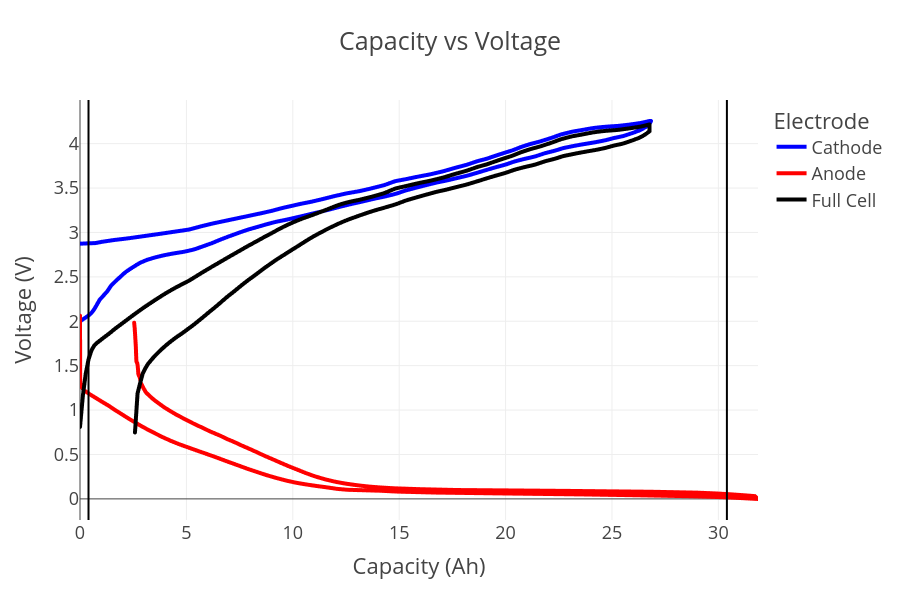

Notebook code cell kept with this figure:
### Code cell
figure = cell.get_capacity_voltage_plot(width=900, height=600)
figure.show()

### Figure 1 — Plotly figure (JSON) as saved in the notebook; plotly's stock layout.template omitted (floating-point values rounded to 4 significant figures; data arrays with more than 128 entries replaced by an {"elided": "..."} marker saying what was removed)
{"data": [{"hovertemplate": "Electrode=Cathode<br>Capacity (Ah)=%{x}<br>Voltage (V)=%{y}<extra></extra>", "legendgroup": "Cathode", "line": {"color": "blue", "dash": "solid", "width": 4}, "marker": {"symbol": "circle"}, "mode": "lines", "name": "Cathode", "showlegend": true, "type": "scattergl", "x": {"elided": "400 float values"}, "xaxis": "x", "y": {"elided": "400 float values"}, "yaxis": "y"}, {"hovertemplate": "Electrode=Anode<br>Capacity (Ah)=%{x}<br>Voltage (V)=%{y}<extra></extra>", "legendgroup": "Anode", "line": {"color": "red", "dash": "solid", "width": 4}, "marker": {"symbol": "circle"}, "mode": "lines", "name": "Anode", "showlegend": true, "type": "scattergl", "x": {"elided": "400 float values"}, "xaxis": "x", "y": {"elided": "400 float values"}, "yaxis": "y"}, {"hovertemplate": "Electrode=Full Cell<br>Capacity (Ah)=%{x}<br>Voltage (V)=%{y}<extra></extra>", "legendgroup": "Full Cell", "line": {"color": "black", "dash": "solid", "width": 4}, "marker": {"symbol": "circle"}, "mode": "lines", "name": "Full Cell", "showlegend": true, "type": "scattergl", "x": {"elided": "400 float values"}, "xaxis": "x", "y": {"elided": "400 float values"}, "yaxis": "y"}], "layout": {"height": 600, "legend": {"title": {"text": "Electrode"}, "tracegroupgap": 0}, "shapes": [{"line": {"color": "black", "width": 2}, "type": "line", "x0": 30.4, "x1": 30.4, "xref": "x", "y0": 0, "y1": 1, "yref": "y domain"}, {"line": {"color": "black", "width": 2}, "type": "line", "x0": 0.4, "x1": 0.4, "xref": "x", "y0": 0, "y1": 1, "yref": "y domain"}], "title": {"text": "Capacity vs Voltage"}, "width": 900, "xaxis": {"anchor": "y", "domain": [0, 1], "title": {"text": "Capacity (Ah)"}}, "yaxis": {"anchor": "x", "domain": [0, 1], "title": {"text": "Voltage (V)"}}}}
